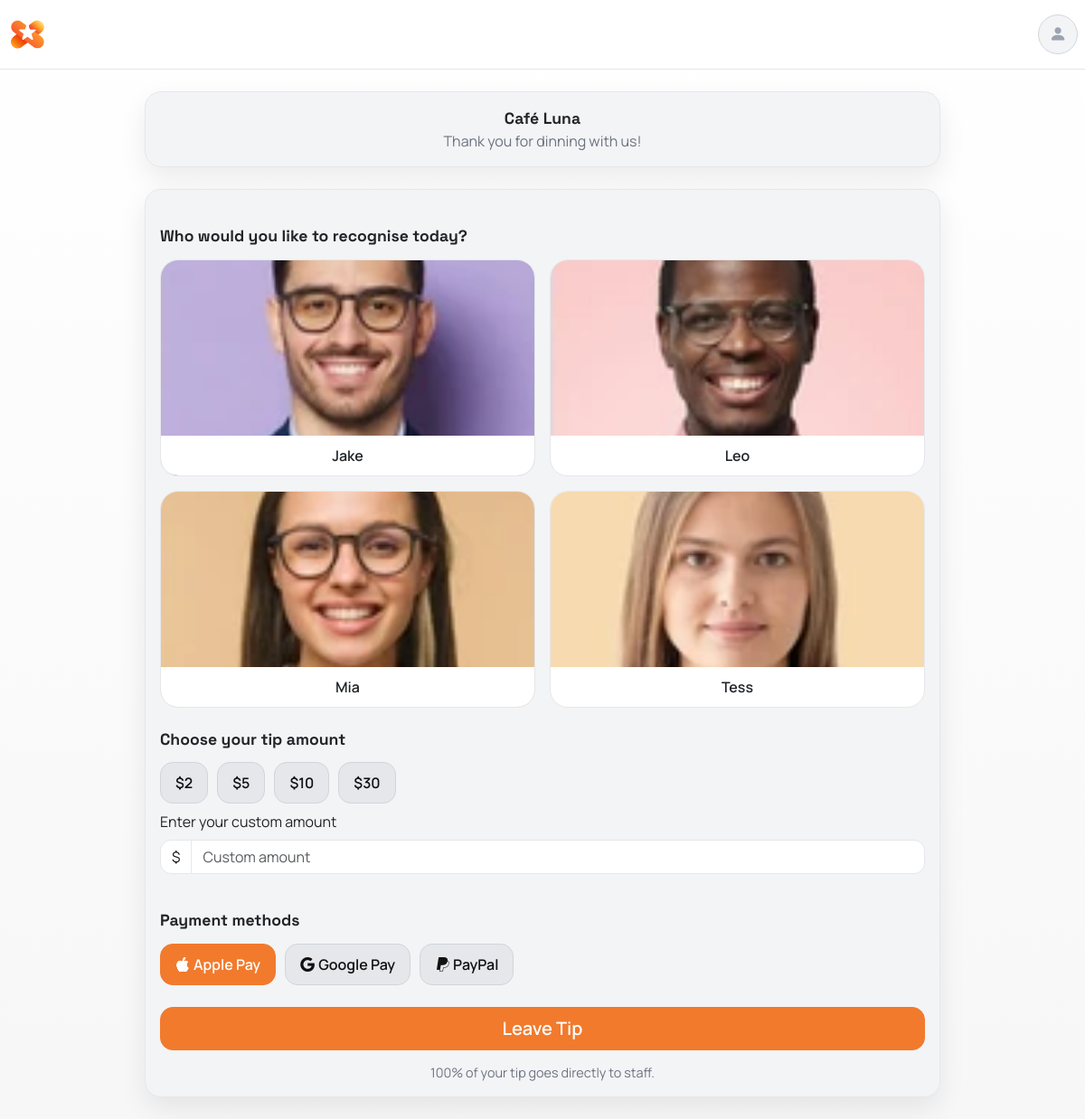
Screenshot of /r/cafe-luna with the database file from the repository.
### app/models.py (models this page shows)
class Restaurant(db.Model):
    __tablename__ = "restaurants"
    id = db.Column(db.Integer, primary_key=True)
    slug = db.Column(db.String(120), unique=True, nullable=False)
    name = db.Column(db.String(255), nullable=False)
    logo_url = db.Column(db.String(512), nullable=True)
    created_at = db.Column(db.DateTime, default=datetime.utcnow, nullable=False)
    staff = db.relationship("Staff", backref="restaurant", lazy=True)
    tips = db.relationship("Tip", backref="restaurant", lazy=True)
    reviews = db.relationship("Review", backref="restaurant", lazy=True)

class Staff(db.Model):
    __tablename__ = "staff"
    id = db.Column(db.Integer, primary_key=True)
    restaurant_id = db.Column(db.Integer, db.ForeignKey("restaurants.id"), nullable=False)
    name = db.Column(db.String(120), nullable=False)
    role = db.Column(db.String(120), nullable=True)
    avatar_url = db.Column(db.String(512), nullable=True)
    bio = db.Column(db.Text, nullable=True)
    rating_avg = db.Column(db.Float, default=0.0, nullable=False)
    tips_count = db.Column(db.Integer, default=0, nullable=False)
    active = db.Column(db.Boolean, default=True, nullable=False)
    user_id = db.Column(db.Integer, db.ForeignKey("users.id"), nullable=True)
    login_initial_password = db.Column(db.String(64), nullable=True)
    tips = db.relationship("Tip", backref="staff", lazy=True)
    reviews = db.relationship("Review", backref="staff", lazy=True)
    user = db.relationship("User", backref=db.backref("staff", uselist=False))

### app/routes/public.py (the view, shortened to what this page needs)
@public_bp.route("/r/<restaurant_slug>", methods=["GET", "POST"])
@limiter.limit("10 per minute", methods=["POST"])
def tip_page(restaurant_slug):
    restaurant = _get_restaurant_or_404(restaurant_slug)
    staff_list = Staff.query.filter_by(restaurant_id=restaurant.id, active=True).order_by(Staff.name.asc()).all()
    form = TipForm()
    if request.method == "GET":
        form.restaurant_id.data = restaurant.id
        form.method_ui.data = form.method_ui.choices[0][0]
    return render_template("public/tip.html", restaurant=restaurant, staff_list=staff_list, form=form)

### app/forms.py
class TipForm(FlaskForm):
    restaurant_id = HiddenField(validators=[DataRequired()])
    staff_id = HiddenField(validators=[Optional()])
    amount_cents = IntegerField(validators=[DataRequired(), NumberRange(min=100, max=50000)])
    method_ui = SelectField(choices=[("apple_pay", "Apple Pay"), ("google_pay", "Google Pay"), ("paypal", "PayPal")], validators=[DataRequired()])
    submit = SubmitField("Send tip")

### app/routes/public.py (called while the page is built)
def _get_restaurant_or_404(slug: str) -> Restaurant:
    r = Restaurant.query.filter_by(slug=slug).first()
    if not r:
        abort(404)
    return r

### templates/public/tip.html (shortened to what this page needs)
{% extends "_base.html" %}
{% block content %}
<div class="xinra-shell">
  <div class="card p-3 text-center mb-4">
    <div class="section-title" style="margin:0;">{{ restaurant.name }}</div>
    <div class="text-muted">Thank you for dinning with us!</div>
  </div>
  <form method="post" id="tip-form" class="card p-3">
    <div class="section-title">Who would you like to recognise today?</div>
    <div class="staff-grid">
      {% for s in staff_list %}
      <div class="staff-tile" data-staff-id="{{ s.id }}">
        {% set avatar = s.avatar_url %}
        {% if avatar and 'placehold.co/96x96' in avatar %}
          {% set avatar = avatar|replace('placehold.co/96x96', 'placehold.co/600x600') %}
        {% endif %}
        {% if avatar %}
          <img src="{{ avatar }}" alt="{{ s.name }}" class="staff-photo-img">
        {% else %}
          <div class="staff-photo staff-photo-fallback">
            <div class="staff-initial">{{ s.name[:1].upper() }}</div>
          </div>
        {% endif %}
        <div class="staff-name-panel">{{ s.name }}</div>
      </div>
      {% endfor %}
    </div>
    <div class="section-title">Choose your tip amount</div>
    <div class="tip-options mb-2">
      <button type="button" class="choice-btn amount-btn" data-amount="200">$2</button>
      <button type="button" class="choice-btn amount-btn" data-amount="500">$5</button>
      <button type="button" class="choice-btn amount-btn" data-amount="1000">$10</button>
      <button type="button" class="choice-btn amount-btn" data-amount="3000">$30</button>
    </div>
    <div class="mb-3">
      <label class="form-label">Enter your custom amount</label>
      <div class="input-group">
        <span class="input-group-text">$</span>
        <input type="number" min="1" step="1" class="form-control" id="amount-dollars" placeholder="Custom amount">
      </div>
    </div>
    <div class="section-title">Payment methods</div>
    <div class="payment-options mb-4">
      <button type="button" class="choice-btn method-btn" data-method="apple_pay"><i class="bi bi-apple me-1"></i>Apple Pay</button>
      <button type="button" class="choice-btn method-btn" data-method="google_pay"><i class="bi bi-google me-1"></i>Google Pay</button>
      <button type="button" class="choice-btn method-btn" data-method="paypal"><i class="bi bi-paypal me-1"></i>PayPal</button>
    </div>
    <div class="d-grid">
      <button class="btn btn-primary btn-lg" type="submit">Leave Tip</button>
    </div>
    <div class="fine-print">100% of your tip goes directly to staff.</div>
  </form>
</div>
{% endblock %}

### templates/_base.html (shortened to what this page needs)
<!doctype html>
<html lang="en">
<head>
  <link href="https://cdn.jsdelivr.net/npm/bootstrap@5.3.3/dist/css/bootstrap.min.css" rel="stylesheet">
  <link href="https://cdn.jsdelivr.net/npm/bootstrap-icons@1.11.3/font/bootstrap-icons.css" rel="stylesheet">
  <link href="/static/css/custom.css" rel="stylesheet">
  <link href="/static/css/luxe.css" rel="stylesheet">
</head>
<body>
  {% if not hide_nav %}
  <nav class="xinra-nav">
    <div class="container-xxl nav-inner">
      <a class="xinra-brand" href="{{ url_for('public.tip_page', restaurant_slug='cafe-luna') }}">
        <img src="/static/logos/Xinra_icon_color.svg" alt="XINRA" class="nav-logo">
      </a>
      <div class="dropdown">
        <button class="profile-bubble dropdown-toggle" type="button" data-bs-toggle="dropdown" aria-expanded="false">
          {% if current_user.is_authenticated %}
            {% if current_user.avatar_url %}
              <img src="{{ current_user.avatar_url }}" alt="Profile" class="profile-img">
            {% elif current_user.staff and current_user.staff.avatar_url %}
              <img src="{{ current_user.staff.avatar_url }}" alt="Profile" class="profile-img">
            {% else %}
              <span>{{ (current_user.name or 'U')[:1].upper() }}</span>
            {% endif %}
        {% else %}
          <i class="bi bi-person-fill"></i>
        {% endif %}
        </button>
      </div>
    </div>
  </nav>
  {% endif %}
  <main class="xinra-main">
    <div class="container-xxl py-4">
      {% block content %}{% endblock %}
    </div>
  </main>
</body>
</html>

### static/css/custom.css (style rules this page uses)
:root { --xinra-orange: #f27a2d; --xinra-orange-dark: #e06a1f; --xinra-gray-100: #f3f4f6; --xinra-gray-200: #e5e7eb; --xinra-gray-300: #d1d5db; --xinra-gray-400: #9ca3af; --xinra-text: #111111; --xinra-muted: #6b7280; --xinra-green: #1f9d55; --xinra-purple: #6d4ae6; --xinra-white: #ffffff; --xinra-radius: 18px; --xinra-shadow: 0 12px 30px rgba(17, 17, 17, 0.08); --accent: #f27a2d; --font-body: "Manrope", system-ui, -apple-system, "Segoe UI", sans-serif; --font-head: "Space Grotesk", "Manrope", system-ui, -apple-system, "Segoe UI", sans-serif; }
* { box-sizing:border-box }
html,body { height:100% }
body { margin:0; color:var(--xinra-text); font-family:var(--font-body); background: linear-gradient(180deg, #ffffff 0%, #f7f7f7 100%); }
a { color:inherit }
.xinra-main { min-height:calc(100vh - 72px) }
.xinra-nav { position:sticky; top:0; z-index:1000; background:rgba(255,255,255,0.96); border-bottom:1px solid var(--xinra-gray-200); backdrop-filter: blur(12px); }
.xinra-nav .nav-inner { display:flex; align-items:center; justify-content:space-between; padding:16px 8px; }
.xinra-brand { font-family:var(--font-head); font-weight:700; letter-spacing:0.12em; text-decoration:none; color:var(--xinra-text); }
.nav-logo { height:36px; width:auto; display:block; }
.profile-bubble { width:44px; height:44px; border-radius:50%; border:1px solid var(--xinra-gray-300); background:var(--xinra-gray-100); display:grid; place-items:center; font-weight:600; color:var(--xinra-text); padding:0; }
.profile-bubble .bi { font-size:1.2rem; color:var(--xinra-gray-400); }
.profile-bubble::after { display:none }
.card { border-radius:var(--xinra-radius); border:1px solid var(--xinra-gray-200); background:var(--xinra-gray-100); box-shadow:var(--xinra-shadow); }
.xinra-shell { max-width:880px;margin:0 auto }
.section-title { font-family:var(--font-head); font-size:1.1rem; margin:22px 0 12px; font-weight:700; }
.form-control,.form-select,.input-group-text { border-radius:12px; border:1px solid var(--xinra-gray-200); background:var(--xinra-white); color:var(--xinra-text); }
.btn { border-radius:14px;font-weight:600 }
.btn { position:relative;overflow:hidden }
.btn-primary { background:var(--xinra-orange); border-color:var(--xinra-orange); color:#fff; }
.choice-btn { background:var(--xinra-gray-200); color:var(--xinra-text); border:1px solid var(--xinra-gray-300); padding:10px 16px; border-radius:14px; font-weight:600; }
.choice-btn.is-active { background:var(--xinra-orange); color:#fff; border-color:var(--xinra-orange); }
.staff-grid { display:grid; grid-template-columns:repeat(2, minmax(0, 1fr)); gap:16px; }
.staff-tile { position:relative; background:var(--xinra-white); border:1px solid var(--xinra-gray-200); border-radius:20px; overflow:hidden; height:240px; cursor:pointer; transition:transform .15s ease, box-shadow .15s ease, border-color .15s ease; }
.staff-photo-img { position:absolute; inset:0; width:100%; height:100%; object-fit:cover; object-position:center; display:block; z-index:0; }
.staff-name-panel { position:absolute; left:0; right:0; bottom:0; background:#fff; padding:10px 12px; text-align:center; font-weight:600; z-index:1; }
.tip-options,.payment-options { display:flex;flex-wrap:wrap;gap:10px }
.fine-print { color:var(--xinra-muted);font-size:0.9rem;margin-top:14px;text-align:center }
.text-muted { color:var(--xinra-muted) !important }
.float-in { animation:fadeUp .5s ease forwards }

### static/css/luxe.css (style rules this page uses)
:root { --lux-bg-1: #0f1115; --lux-bg-2: #12151b; --lux-panel: rgba(20, 23, 30, 0.8); --lux-border: rgba(255,255,255,0.08); --lux-text: #e8eaef; --lux-muted: #a8afbf; --gold: #d4af37; --gold-soft: rgba(212,175,55,0.35); }

### rows the page displays
Restaurant: name "Café Luna"
Staff: avatar_url (picture), name "Jake"
Staff: avatar_url (picture), name "Leo"
Staff: avatar_url (picture), name "Mia"
Staff: avatar_url (picture), name "Tess"
